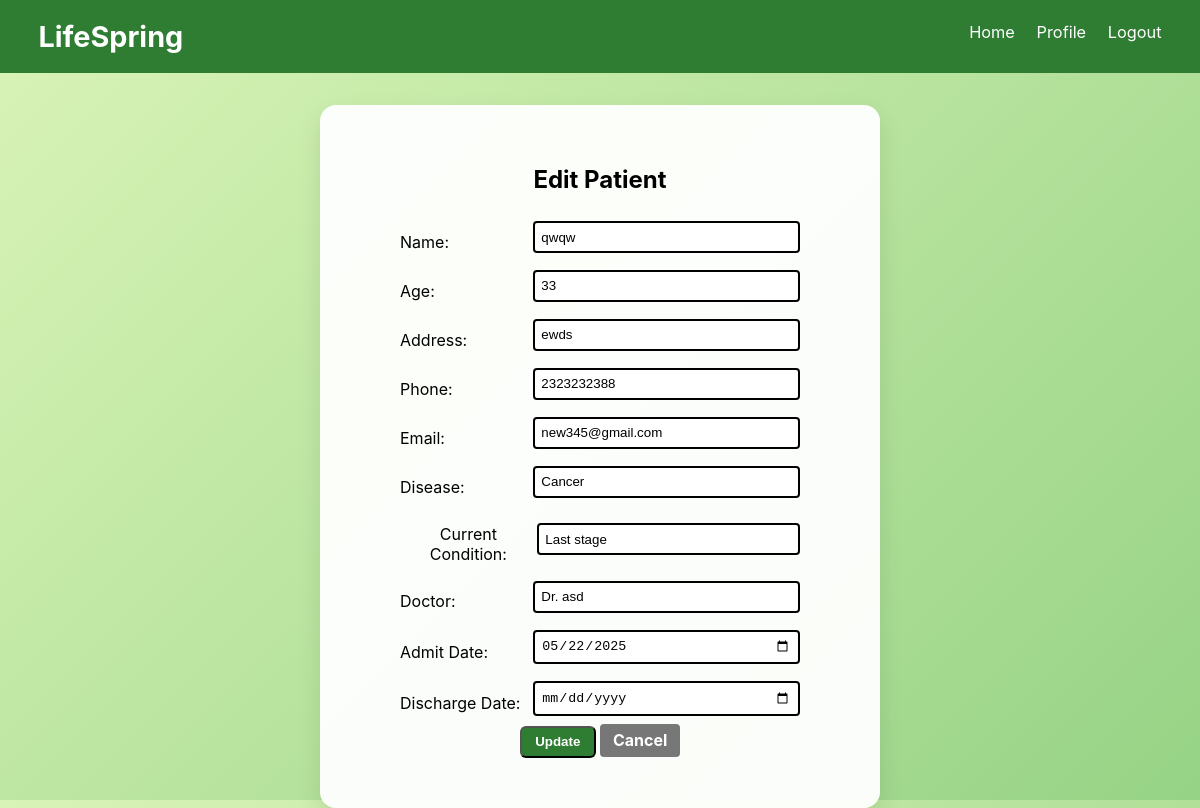
The app's page /edit_patient/3 (signed in) with its own data.
### tables this page shows
CREATE TABLE patient (
            id INTEGER PRIMARY KEY AUTOINCREMENT,
            name TEXT NOT NULL,
            age INTEGER NOT NULL,
            address TEXT,
            phone TEXT,
            email TEXT,
            disease TEXT,
            current_condition TEXT,
            doctor TEXT,
            admit_date TEXT,
            discharge_date TEXT
        );

### app.py (the view, shortened to what this page needs)
@app.route('/edit_patient/<int:patient_id>', methods=['GET', 'POST'])
def edit_patient(patient_id):
    if 'user_id' not in session:
        return redirect(url_for('login'))
    patient = get_patient_by_id(patient_id)
    if not patient:
        return "Patient not found", 404
    return render_template('add_patient.html', patient=patient, edit_mode=True)

### db_helpers.py (called while the page is built)
def get_db_connection():
    conn = sqlite3.connect(DB_PATH)
    conn.row_factory = sqlite3.Row
    return conn

def get_patient_by_id(patient_id):
    conn = get_db_connection()
    patient = conn.execute(
        'SELECT * FROM patient WHERE id = ?',
        (patient_id,)
    ).fetchone()
    conn.close()
    return patient

### templates/add_patient.html (shortened to what this page needs)
<!DOCTYPE html>
<html>
<head>
    <link rel="stylesheet" href="{{ url_for('static', filename='style.css') }}">
</head>
<body>
      <header class="header">
        <div class="logo">LifeSpring</div>
        <nav class="nav">
            <a href="{{ url_for('dashboard') }}">Home</a>
            <a href="{{ url_for('profile') }}">Profile</a>
            <a href="{{ url_for('logout') }}">Logout</a>
        </nav>
    </header>
    <div class="form-container-add">
         <div class="form-subcontainer"> <h2>{{ 'Edit Patient' if edit_mode else 'Add New Patient' }}</h2>
        <form class="add-patient-form" method="POST">
            <div class="add-patient-form-div">
            <label>Name:</label>
            <input type="text" class="add-patient-input-box" name="name" required value="{{ patient.name if patient else '' }}">
</div>
<div class="add-patient-form-div">
            <label>Age:</label>
            <input type="number"  class="add-patient-input-box" name="age" required value="{{ patient.age if patient else '' }}"></div>
            <div class="add-patient-form-div">
            <label>Address:</label>
            <input type="text" class="add-patient-input-box"  name="address" value="{{ patient.address if patient else '' }}"></div>
            <div class="add-patient-form-div">
            <label>Phone:</label>
            <input type="text" class="add-patient-input-box"  name="phone" value="{{ patient.phone if patient else '' }}"></div>
            <div class="add-patient-form-div">
            <label>Email:</label>
            <input type="email" class="add-patient-input-box"  name="email" value="{{ patient.email if patient else '' }}"></div>
            <div class="add-patient-form-div">
            <label>Disease:</label>
            <input type="text"  class="add-patient-input-box" name="disease" value="{{ patient.disease if patient else '' }}"></div>
            <div class="add-patient-form-div">
            <label>Current Condition:</label>
            <input type="text" class="add-patient-input-box"  name="current_condition" value="{{ patient.current_condition if patient else '' }}"></div>
            <div class="add-patient-form-div">
            <label>Doctor:</label>
            <input type="text" class="add-patient-input-box"  name="doctor" value="{{ patient.doctor if patient else '' }}"></div>
            <div class="add-patient-form-div">
            <label>Admit Date:</label>
            <input type="date" class="add-patient-input-box"  name="admit_date" required value="{{ patient.admit_date if patient else '' }}"></div>
            <div class="add-patient-form-div">
            <label>Discharge Date:</label>
            <input type="date" class="add-patient-input-box"  name="discharge_date" value="{{ patient.discharge_date if patient and patient.discharge_date else '' }}"></div>
            <div class="form-actions">
                <button type="submit" class="add-btn">{{ 'Update' if edit_mode else 'Save' }}</button>
                <a href="{{ url_for('dashboard') }}" class="action-btn cancel">Cancel</a>
            </div>
        </form> </div>
    </div>
</body>
</html>

### static/style.css (style rules this page uses)
body { margin: 0; font-family: 'Inter', sans-serif; background: linear-gradient(135deg, rgba(208, 241, 165, 0.8), rgba(124, 200, 103, 0.8)); height: 100vh; color: white; height: 100vh; max-height: 100%; }
.header { display: flex; justify-content: space-between; padding: 1em 2em; background-color: #2e7d32; font-size: 1.2em; }
.nav a { margin-left: 1em; color: white; text-decoration: none; font-size: 0.85em; }
.logo { font-weight: bold; font-size: 1.5em; }
.add-btn { background-color: #2e7d32; color: white; padding: 0.5em 1em; text-decoration: none; border-radius: 6px; font-weight: bold; }
form label { display: block; margin-top: 1em; }
form input { width: 100%; padding: 0.5em; margin-top: 0.5em; border: none; border-radius: 4px; }
.action-btn { padding: 0.4em 0.8em; margin-right: 0.4em; border: none; border-radius: 4px; cursor: pointer; font-weight: bold; text-decoration: none; }
.action-btn.cancel { background-color: #777; color: white; margin: 20px 0px; }
.form-container-add { max-width: 500px; margin: 2em auto; padding: 2em; background-color: rgba(255, 255, 255, 0.95); padding: 40px 30px; border-radius: 16px; box-shadow: 0 10px 25px rgba(0, 0, 0, 0.1); text-align: center; color: black; display: flex; align-items: center; justify-content: center; }
.add-patient-form-div { display: flex; justify-content: space-between; margin: 10px 0px; align-items: center; }
.add-patient-form { width: 400px; }
.add-patient-input-box { border: 2px solid black; width: 250px; }
.form-actions { margin: 10px 0px; }

### records on screen
patient: name "qwqw", age "33", address "ewds", phone "2323232388", email "new345@gmail.com", disease "Cancer", current_condition "Last stage", doctor "Dr. asd", admit_date "05/22/2025"

### other values on screen
{{ 'Edit Patient' if edit_mode else 'Add New Patient' }} "Edit Patient"
{{ 'Update' if edit_mode else 'Save' }} "Update"
